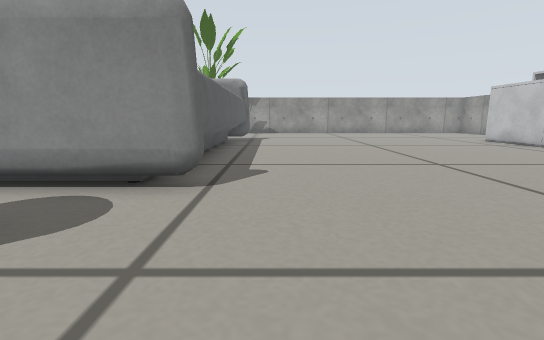
View 1 (above)

14 first-person views from a walk through a world built for the Gazebo simulator. The camera is 0.22 m above the floor, tilts 10° down and sees 85° across. The floor is counted in squares, 0.2 m on a side. Each view is taken from the middle of a square. On the plan, view 1 faces up. The plan holds only what a view shows up to about 12 squares ahead; the rest is blank. The robots in the file are not drawn. Surface patterns are stand-ins for the level's own textures.

View 2
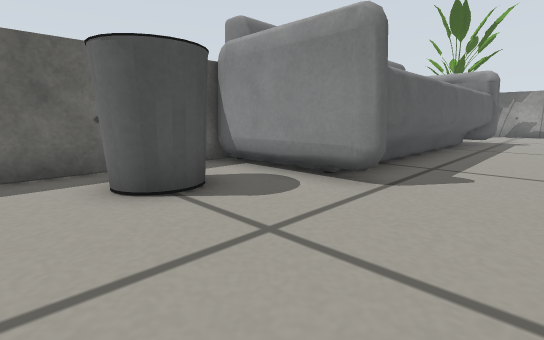

View 3
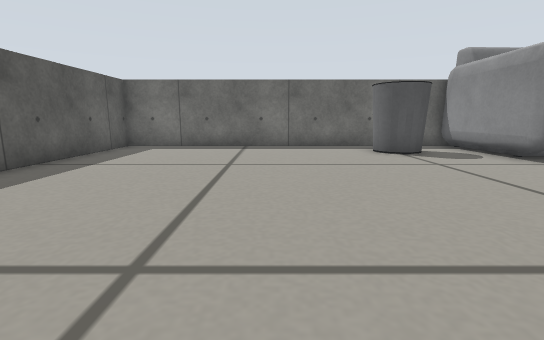

View 4
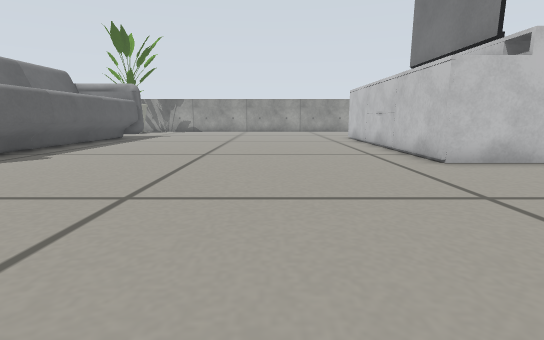

View 5
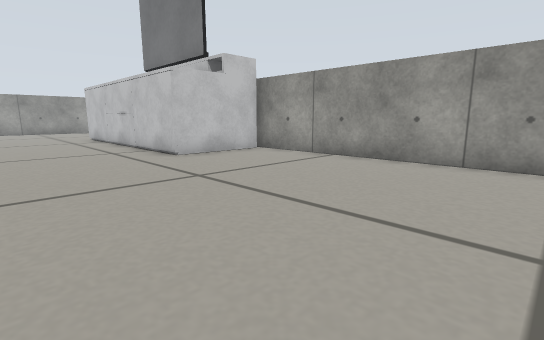

View 6
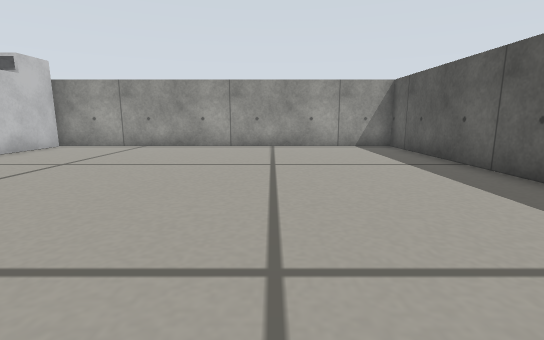

View 7
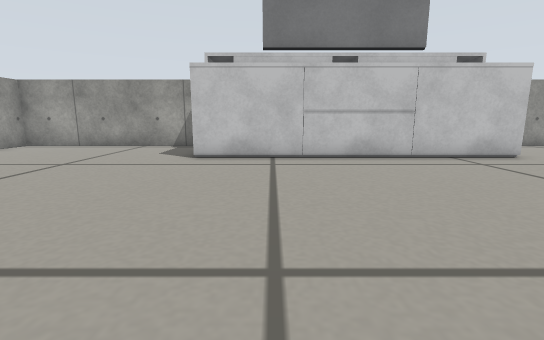

View 8
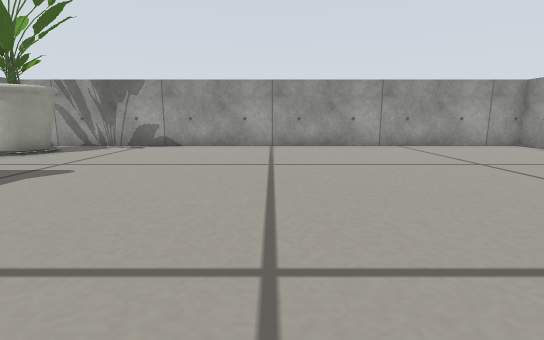

View 9
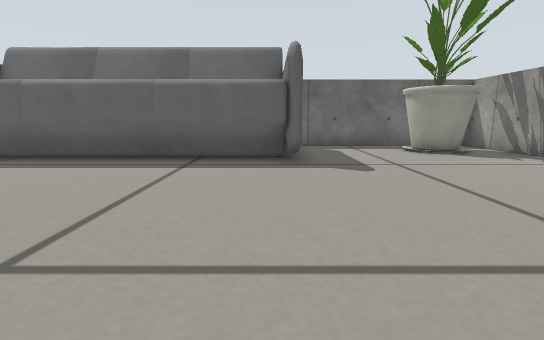

View 10
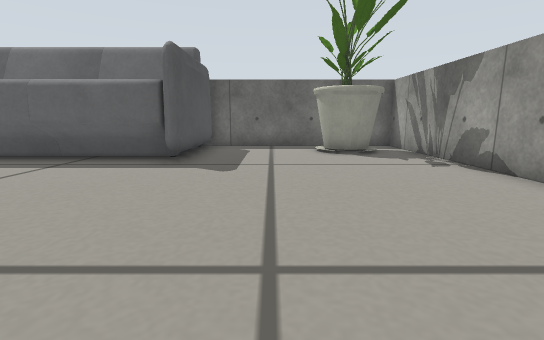

View 11
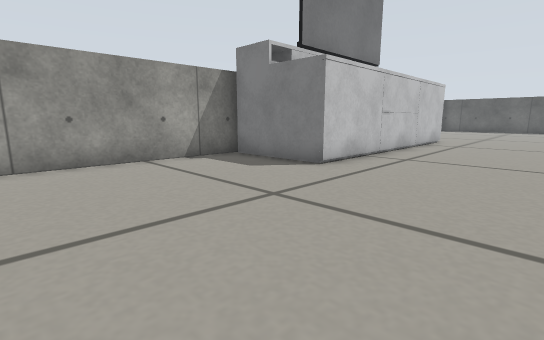

View 12
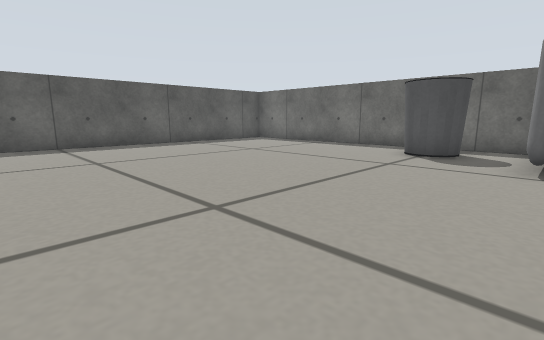

View 13
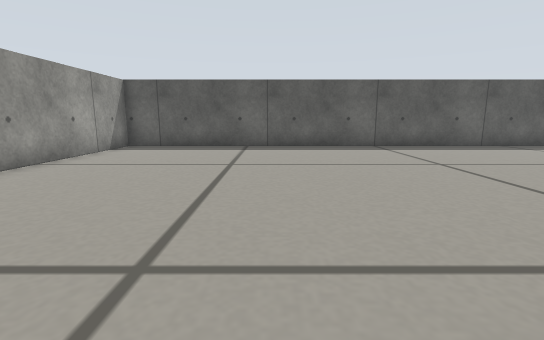

View 14
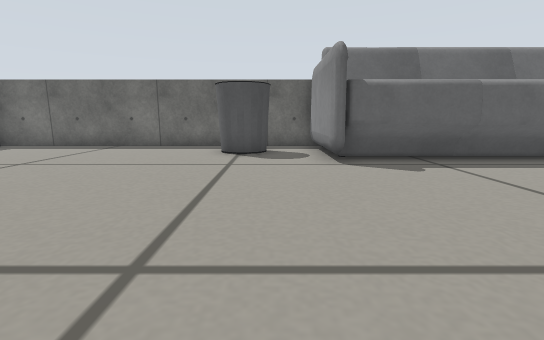

### Floor plan
Key: @ floor where view 1 was taken; # wall or solid block; . floor; S sofa; C TV cabinet; B bin; P plant.
Columns run from 6 left of view 1 to 14 right of it. Each row starts with its distance up from view 1.
 22 #####################
 21 #...................#
 20 #PPP................#
 19 #PPP................#
 18 #...................#
 17 #...................#
 16 #...................#
 15 #SSSS...............#
 14  SSSSS..........CCCC#
 13   S SS..........C  C
 12   S SS..........C  C
 11  SS SS..........C C
 10   S SS..........C CC
  9   S SS..........C CC
  8  SS SS..........C C
  7   S SS..........C  C
  6   S SS..........C  C
  5 #SSSSS..........CCCC#
  4 #...................#
  3 #.B.................#
  2 #.BB................#
  1 #.B.................#
  0 #.....@.............#
 -1 #...................#
 -2 #...................#
 -3 #...................#
 -4 #...................#
 -5 #...................#
 -6 #...................#
 -7 #...................#
 -8 #####################

Positions as (right, up) in squares from view 1, and headings:
1: (0, 0), facing up
2: (1, 0), facing up-left
3: (6, -2), facing left
4: (6, -2), facing up
5: (6, -3), facing up-right
6: (2, -3), facing right
7: (2, 12), facing right
8: (4, 10), facing up
9: (6, 14), facing left
10: (6, 17), facing left
11: (6, 20), facing down-right
12: (6, 5), facing down-left
13: (8, 4), facing down
14: (6, 3), facing left
